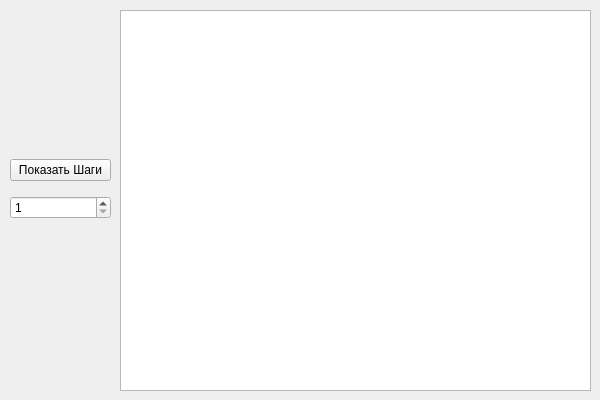
<?xml version="1.0" encoding="UTF-8"?>
<ui version="4.0">
 <class>MainWindow</class>
 <widget class="QMainWindow" name="MainWindow">
  <property name="geometry">
   <rect>
    <x>0</x>
    <y>0</y>
    <width>600</width>
    <height>400</height>
   </rect>
  </property>
  <property name="minimumSize">
   <size>
    <width>600</width>
    <height>400</height>
   </size>
  </property>
  <property name="maximumSize">
   <size>
    <width>600</width>
    <height>400</height>
   </size>
  </property>
  <property name="windowTitle">
   <string>Tower of Hanoi  </string>
  </property>
  <property name="windowIcon">
   <iconset theme="format-justify-fill"/>
  </property>
  <widget class="QWidget" name="centralwidget">
   <widget class="QPlainTextEdit" name="plainTextEditOutput">
    <property name="geometry">
     <rect>
      <x>120</x>
      <y>10</y>
      <width>471</width>
      <height>381</height>
     </rect>
    </property>
   </widget>
   <widget class="QWidget" name="verticalLayoutWidget">
    <property name="geometry">
     <rect>
      <x>10</x>
      <y>150</y>
      <width>101</width>
      <height>80</height>
     </rect>
    </property>
    <layout class="QVBoxLayout" name="verticalLayout">
     <item>
      <widget class="QPushButton" name="pushButtonCalculate">
       <property name="text">
        <string>Показать Шаги</string>
       </property>
      </widget>
     </item>
     <item>
      <widget class="QSpinBox" name="spinBoxInput">
       <property name="minimum">
        <number>1</number>
       </property>
       <property name="maximum">
        <number>20</number>
       </property>
      </widget>
     </item>
    </layout>
   </widget>
  </widget>
 </widget>
 <resources/>
 <connections/>
</ui>
